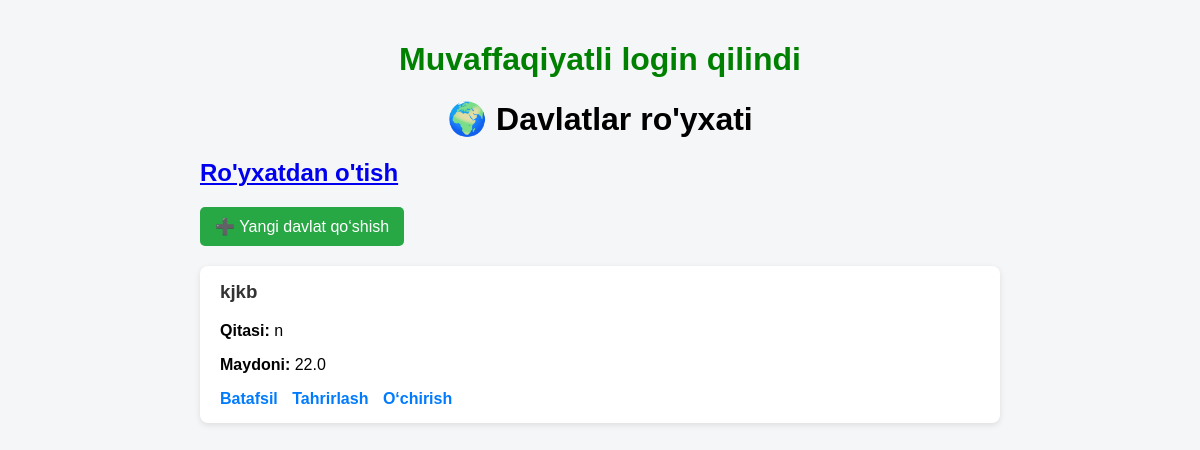
The app's page /, older data.
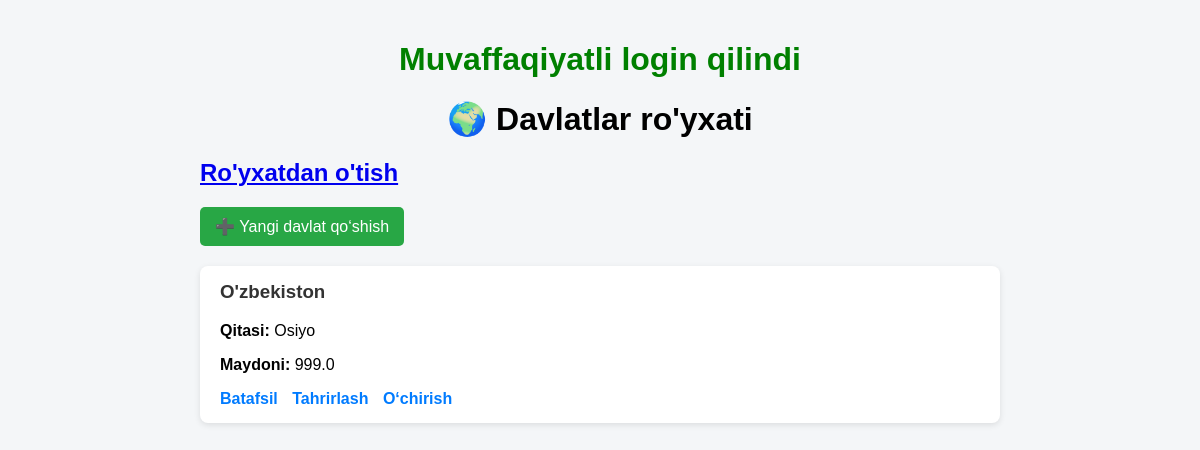
The same page, newer data.
### countries/models.py (models this page shows, shortened)
class davlat(models.Model):
    nomi = models.CharField(max_length=100)
    poytaxti= models.CharField(max_length=100)
    maydoni = models.FloatField()
    aholi_soni = models.BigIntegerField()
    tili=models.CharField(max_length=200)
    pul_birligi=models.CharField(max_length=50)
    qitasi = models.CharField(max_length=50)

### countries/views.py (the view)
# urls.py: path('',views.ListView.as_view(), name='index'),
class ListView(View):
    def get(self, request):
        davlatlar=davlat.objects.all()
        return render(request, 'index.html', {'davlatlar': davlatlar})

### templates/index.html (shortened to what this page needs)
<!DOCTYPE html>
<html lang="uz">
<head>
</head>
<body>
{% if request.user %}
<h1 style="color:green">Muvaffaqiyatli login qilindi</h1>
{% endif %}
    <div class="container">
        <h1>🌍 Davlatlar ro'yxati</h1>
        <h2><a href="{% url 'register' %}">Ro'yxatdan o'tish</a></h2>
        <a href="{% url 'create' %}" class="add-btn">➕ Yangi davlat qo‘shish</a>
        {% if davlatlar %}
            {% for davlat_c in davlatlar %}
                <div class="card">
                    <h3>{{ davlat_c.nomi }}</h3>
                    <p><b>Qitasi:</b> {{ davlat_c.qitasi }}</p>
                    <p><b>Maydoni:</b> {{ davlat_c.maydoni }}</p>
                    <div class="actions">
                        <a href="{% url 'detail' davlat_c.pk %}">Batafsil</a>
                        <a href="{% url 'update' davlat_c.pk %}">Tahrirlash</a>
                        <a href="{% url 'delete' davlat_c.pk %}">O‘chirish</a>
                    </div>
                </div>
            {% endfor %}
        {% else %}
            <p class="empty">Hozircha davlatlar yo‘q.</p>
        {% endif %}
    </div>
</body>
</html>

### templates/index.html (style rules this page uses)
body { font-family: Arial, sans-serif; background-color: #f4f6f8; margin: 0; padding: 20px; }
h1 { text-align: center; }
.container { max-width: 800px; margin: auto; }
.add-btn { display: inline-block; margin-bottom: 20px; padding: 10px 15px; background-color: #28a745; color: white; text-decoration: none; border-radius: 5px; }
.card { background: white; padding: 15px 20px; border-radius: 8px; box-shadow: 0 2px 6px rgba(0,0,0,0.1); margin-bottom: 15px; }
.card h3 { margin-top: 0; color: #333; }
.actions a { margin-right: 10px; text-decoration: none; color: #007bff; font-weight: bold; }

Row changes from the older to the newer data that the page shows:
removed davlat: nomi "kjkb", qitasi "n", maydoni "22.0"
added davlat: nomi "O'zbekiston", qitasi "Osiyo", maydoni "999.0"
